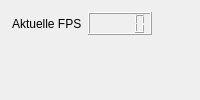
<?xml version="1.0" encoding="UTF-8"?>
<ui version="4.0">
 <class>FPSWidget</class>
 <widget class="QDockWidget" name="FPSWidget">
  <property name="geometry">
   <rect>
    <x>0</x>
    <y>0</y>
    <width>200</width>
    <height>100</height>
   </rect>
  </property>
  <property name="sizePolicy">
   <sizepolicy hsizetype="MinimumExpanding" vsizetype="MinimumExpanding">
    <horstretch>0</horstretch>
    <verstretch>0</verstretch>
   </sizepolicy>
  </property>
  <property name="minimumSize">
   <size>
    <width>200</width>
    <height>100</height>
   </size>
  </property>
  <property name="baseSize">
   <size>
    <width>200</width>
    <height>100</height>
   </size>
  </property>
  <property name="features">
   <set>QDockWidget::DockWidgetFloatable|QDockWidget::DockWidgetMovable</set>
  </property>
  <property name="windowTitle">
   <string>FPS</string>
  </property>
  <widget class="QWidget" name="dockWidgetContents">
   <widget class="QWidget" name="layoutWidget">
    <property name="geometry">
     <rect>
      <x>10</x>
      <y>10</y>
      <width>171</width>
      <height>31</height>
     </rect>
    </property>
    <layout class="QFormLayout" name="formLayout">
     <property name="sizeConstraint">
      <enum>QLayout::SetFixedSize</enum>
     </property>
     <property name="fieldGrowthPolicy">
      <enum>QFormLayout::ExpandingFieldsGrow</enum>
     </property>
     <property name="labelAlignment">
      <set>Qt::AlignLeading|Qt::AlignLeft|Qt::AlignVCenter</set>
     </property>
     <property name="leftMargin">
      <number>2</number>
     </property>
     <property name="topMargin">
      <number>2</number>
     </property>
     <property name="rightMargin">
      <number>2</number>
     </property>
     <property name="bottomMargin">
      <number>2</number>
     </property>
     <item row="0" column="0">
      <widget class="QLabel" name="label">
       <property name="text">
        <string>Aktuelle FPS</string>
       </property>
      </widget>
     </item>
     <item row="0" column="1">
      <widget class="QLCDNumber" name="lcdNumber"/>
     </item>
    </layout>
   </widget>
  </widget>
 </widget>
 <resources/>
 <connections/>
</ui>
